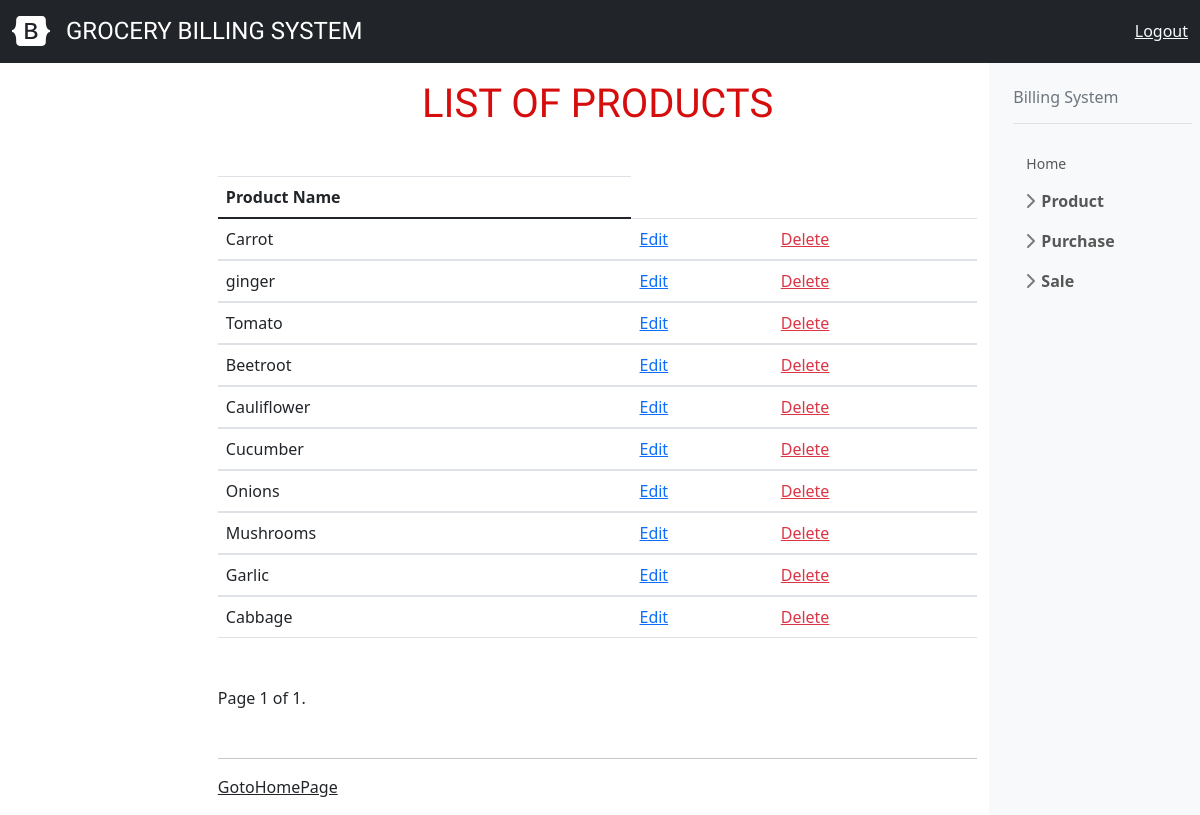
The app's page /listproduct, older data.
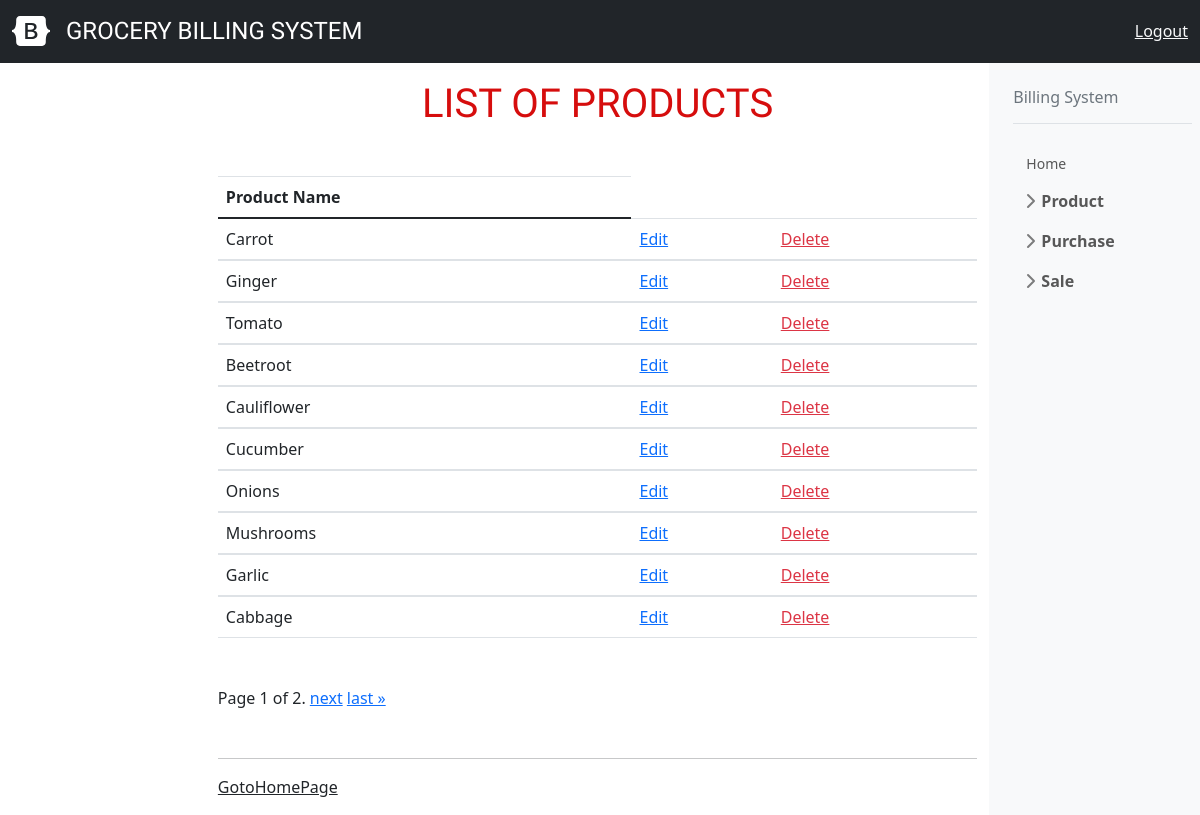
The same page, newer data.
### billing/models.py (models this page shows, shortened)
class Product(models.Model):
    product_name=models.CharField(max_length=120,unique=True)

### billing/views.py (the view)
# urls.py: path("listproduct",ViewProduct.as_view(),name="list"),
class ViewProduct(TemplateView):
    model=Product
    template_name = "billing/product_list.html"
    context={}
    def get(self, request, *args, **kwargs):
        products=self.model.objects.all()
        paginator = Paginator(products, 10)
        page_number = request.GET.get('page')
        page_obj = paginator.get_page(page_number)
        return render(request, self.template_name, {'page_obj': page_obj})

### billing/templates/billing/product_list.html (shortened to what this page needs)
<!DOCTYPE html>
{% extends 'billing/index.html' %}
    {% block body_block %}
<h1>List Of Products</h1>
<table class="table">
    <thead>
        <tr>
            <th><b>Product Name</b></th>
        </tr>
    </thead>
    {% for forms in page_obj %}
    <tbody>
        <tr>
            <td>
            {{forms.product_name}}
            </td>
            <td><a href="{% url 'edit' forms.id%}" class="link-primary">Edit</a></td>
            <td><a href="{% url 'delete' forms.id %}" class="link-danger">Delete</a></td>
        </tr>
    </tbody>
    {% endfor %}
</table>
<div class="pagination">
    <span class="step-links">
        <span class="current">
            Page {{ page_obj.number }} of {{ page_obj.paginator.num_pages }}.
        </span>
        {% if page_obj.has_next %}
            <a href="?page={{ page_obj.next_page_number }}">next</a>
            <a href="?page={{ page_obj.paginator.num_pages }}">last &raquo;</a>
        {% endif %}
    </span>
</div>
<hr>
<td><a href="{% url 'page' %}" class="link-dark">GotoHomePage</a></td>
{% endblock%}

Row changes from the older to the newer data that the page shows:
changed Product: product_name "ginger" → "Ginger"
Text that changed along with them:
{{ page_obj.paginator.num_pages }}: "1" → "2"
text now shown: "next last »"
